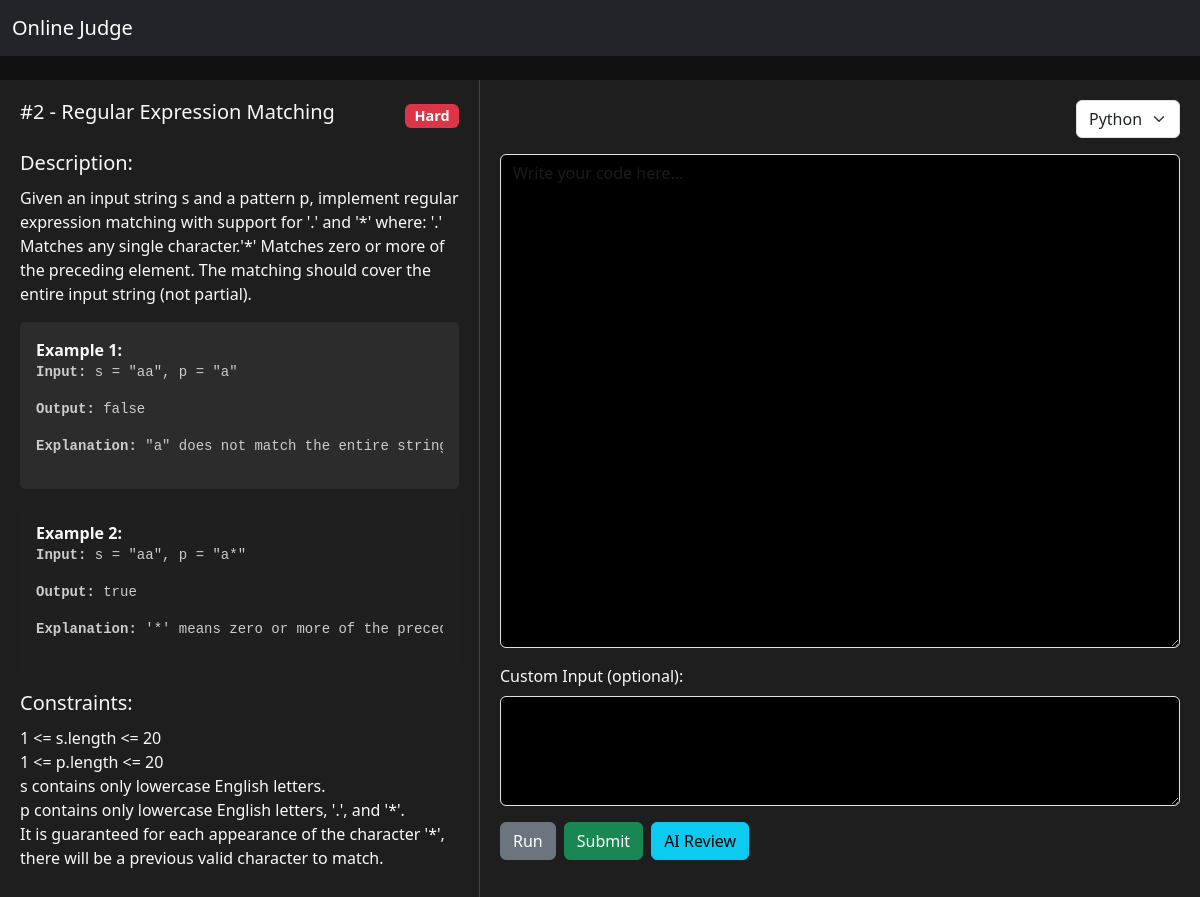
/problems/problems/2/ (signed in), run on the app's committed database.
### problems/models.py (models this page shows, shortened)
class Problem(models.Model):
    DIFFICULTY = [
        ('Easy', 'Easy'),
        ('Medium', 'Medium'),
        ('Hard', 'Hard'),
    ]
    title = models.CharField(max_length=50)
    description = models.TextField()
    difficulty = models.CharField(max_length=10, choices=DIFFICULTY)
    input_testcase = models.TextField()
    output_testcase = models.TextField()
    testcase_explanation = models.TextField()
    isSolved = models.BooleanField(default=False)
    topic = models.CharField(max_length=50)
    constraints = models.TextField()

### problems/views.py (the view, shortened to what this page needs)
# urls.py: path('problems/<int:problem_id>/', problem_detail, name='problem_detail'),
@login_required(login_url='/login/')
def problem_detail(request, problem_id):
    req_problem = Problem.objects.get(id=problem_id)
    input_lines = req_problem.input_testcase.strip().split('\n')
    output_lines = req_problem.output_testcase.strip().split('\n')
    explanations = req_problem.testcase_explanation.strip().split('\n') if req_problem.testcase_explanation else []
    testcases = []
    for i in range(len(input_lines)):
        input_line = input_lines[i] if i < len(input_lines) else ''
        output_line = output_lines[i] if i < len(output_lines) else ''
        explanation_line = explanations[i] if i < len(explanations) else ''
        testcases.append((input_line, output_line, explanation_line))
    context = {
        "req_problem": req_problem,
        "testcases": testcases,
    }
    return render(request, "problem_detail.html", context)

### problems/templates/problem_detail.html (shortened to what this page needs)
<!DOCTYPE html>
<html lang="en">
<head>
    <link href="https://cdn.jsdelivr.net/npm/bootstrap@5.3.0/dist/css/bootstrap.min.css" rel="stylesheet">
</head>
<body>
    <nav class="navbar navbar-expand-lg navbar-dark bg-dark mb-4">
        <div class="container-fluid">
            <a class="navbar-brand text-center" href="{% url 'problem_list' %}">Online Judge</a>
        </div>
    </nav>
    <div class="container-flex">
        <div class="left-panel">
            <div class="d-flex justify-content-between align-items-center mb-3">
                <h5>#{{ req_problem.id }} - {{ req_problem.title }}</h5>
                <span class="badge
                {% if req_problem.difficulty == 'Easy' %}bg-success
                {% elif req_problem.difficulty == 'Medium' %}bg-warning
                {% elif req_problem.difficulty == 'Hard' %}bg-danger
                {% endif %}">
                    {{ req_problem.difficulty }}
                </span>
            </div>
            <div>
                <div class="section-title">Description:</div>
                <p>{{ req_problem.description }}</p>
            </div>
            {% for input, output, explanation in testcases|slice:":2" %}
            <div class="testcase-block">
                <strong>Example {{ forloop.counter }}:</strong>
                <pre><strong>Input:</strong> {{ input }}</pre>
                <pre><strong>Output:</strong> {{ output }}</pre>
                {% if explanation %}
                <pre><strong>Explanation:</strong> {{ explanation }}</pre>
                {% endif %}
            </div>
            {% endfor %}
            <div class="section-title">Constraints:</div>
            <p>{{ req_problem.constraints|linebreaksbr }}</p>
        </div>
        <div class="right-panel">
            <form method="POST" action="{% url 'handle_code' req_problem.id %}">
                <div class="d-flex justify-content-end mb-3">
                    <select name="language" class="form-select w-auto">
                        <option value="python" {% if language == "python" %}selected{% endif %}>Python</option>
                    </select>
                </div>
                <div class="mb-3">
                    <textarea name="code" class="form-control" rows="20" placeholder="Write your code here..."
                        style="background-color: black; color: white;">{{ code|default_if_none:"" }}</textarea>
                </div>
                <div class="mb-3">
                    <label for="custom_input" class="form-label">Custom Input (optional):</label>
                    <textarea name="custom_input" id="custom_input" class="form-control" rows="4"
                        style="background-color: black; color: white;">{{ custom_input|default_if_none:"" }}</textarea>
                </div>
                <div class="d-flex gap-2">
                    <button type="submit" name="action" value="run" class="btn btn-secondary">Run</button>
                    <button type="submit" name="action" value="submit" class="btn btn-success">Submit</button>
                    <button type="submit" name="action" value="ai_review" class="btn btn-info">AI Review</button>
                </div>
            </form>
        </div>
    </div>
</body>
</html>

### problems/templates/problem_detail.html (style rules this page uses)
body { background-color: #111; color: #f8f9fa; }
.container-flex { display: flex; }
.left-panel { width: 40%; background-color: #1e1e1e; padding: 20px; border-right: 1px solid #444; }
.right-panel { width: 60%; background-color: #1e1e1e; padding: 20px; }
.section-title { font-size: 1.25rem; margin-top: 1rem; margin-bottom: 0.5rem; }
.testcase-block:nth-child(odd) { background-color: #2c2c2c; }
.testcase-block:nth-child(even) { background-color: #1f1f1f; }
.testcase-block { padding: 1rem; border-radius: 5px; margin-bottom: 1rem; }
pre { background: none; color: #ccc; }
select, textarea { background-color: #2b2b2b; color: white; }
.badge { font-size: 0.9rem; }

### data on the page
Problem: id "2", title "Regular Expression Matching", difficulty "Hard", description "Given an input string s and a pattern p, implement regular expression matching with support for '.' and '*' where: '.' Matches any single character.​​​​ '*' Matches zero or more of the preceding element. The matching should cover the entire input string (not partial).", constraints "1 <= s.length <= 20 1 <= p.length <= 20 s contains only lowercase English letters. p contains only lowercase English letters, '.', and '*'. It is guaranteed for each appearance of the character '*', there will be a previous valid character to match."

### other printed values
{{ input }} "s = \"aa\", p = \"a\"" "s = \"aa\", p = \"a*\""
{{ output }} "false" "true"
{{ explanation }} "\"a\" does not match the entire…" "'*' means zero or more of the…"
